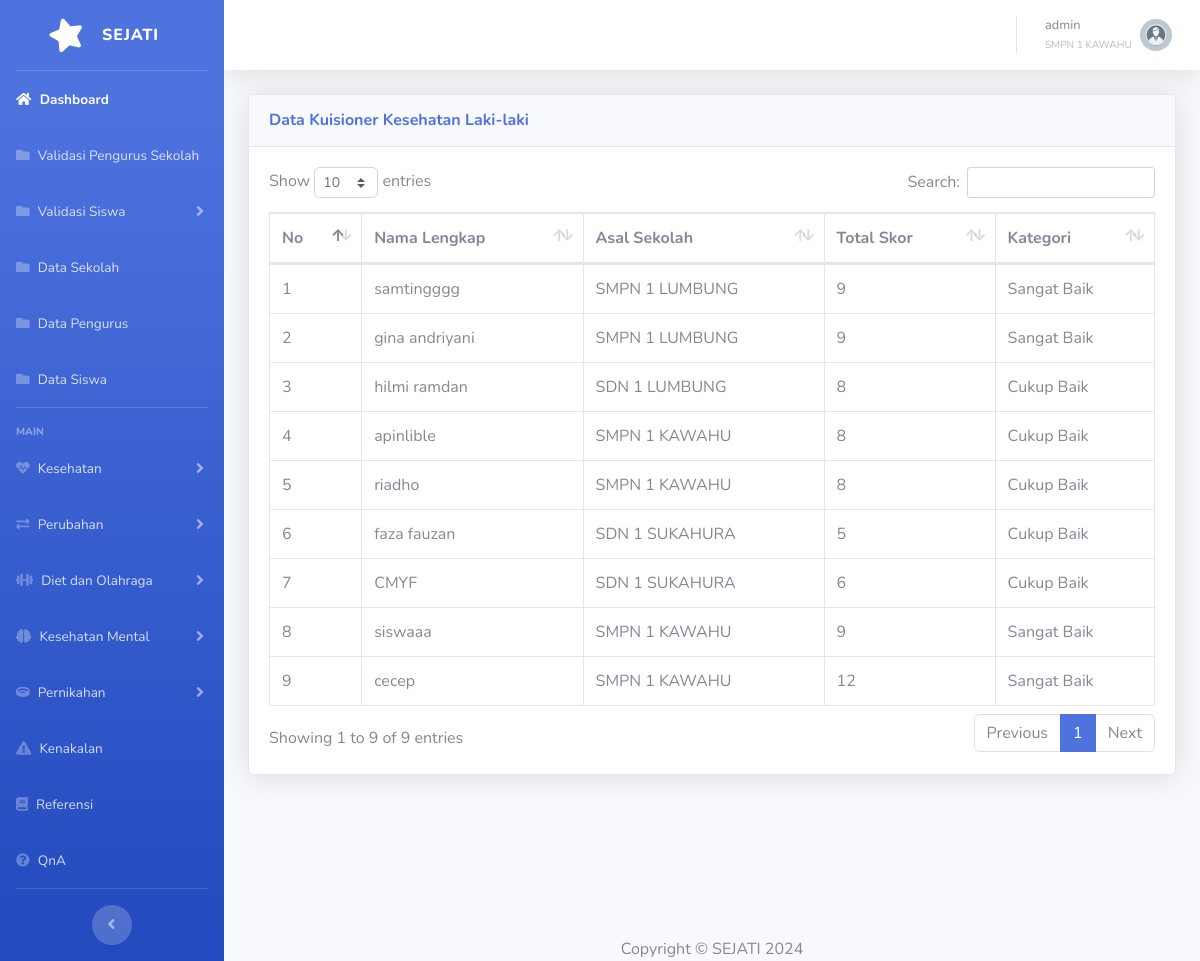
Page /datakesehatanlaki.php (signed in) on the committed database.
### tables this page shows
CREATE TABLE `tbsekolah` (
  `idsekolah` int(11) NOT NULL,
  `namasekolah` varchar(100) NOT NULL,
  `alamatsekolah` varchar(255) NOT NULL,
  `notelpsekolah` varchar(15) DEFAULT NULL,
  `kepalasekolah` varchar(50) NOT NULL,
  `namapjsekolah` varchar(50) NOT NULL,
  `notelpj` varchar(15) DEFAULT NULL
);

CREATE TABLE `kuisionerkesehatanlaki` (
  `idkuisioner` int(11) NOT NULL,
  `idusersiswa` int(11) DEFAULT NULL,
  `q1` int(11) DEFAULT NULL,
  `q2` int(11) DEFAULT NULL,
  `q3` int(11) DEFAULT NULL,
  `q4` int(11) DEFAULT NULL,
  `q5` int(11) DEFAULT NULL,
  `q6` int(11) DEFAULT NULL,
  `totalSkor` int(11) DEFAULT NULL,
  `kategori` varchar(50) DEFAULT NULL
);

CREATE TABLE `tbsiswa` (
  `idsiswa` int(11) NOT NULL,
  `namalengkapsiswa` varchar(255) NOT NULL,
  `nisn` varchar(20) NOT NULL,
  `nik` varchar(20) DEFAULT NULL,
  `tanggallahir` date DEFAULT NULL,
  `namapanggilan` varchar(100) DEFAULT NULL,
  `jeniskelamin` enum('laki-laki','perempuan') NOT NULL,
  `asalsekolah` int(11) DEFAULT NULL,
  `notelp` varchar(15) DEFAULT NULL,
  `alamat` text DEFAULT NULL
);

### datakesehatanlaki.php (the view)
<?php
include 'header.php';
$iduser = $_SESSION['iduser'];
$role = $_SESSION['role'];
if ($role == 'pengurus') {
    $queryAsalSekolah = "SELECT asalsekolah FROM tbuser WHERE iduser = '$iduser'";
    $resultAsalSekolah = mysqli_query($conn, $queryAsalSekolah);
    $rowAsalSekolah = mysqli_fetch_assoc($resultAsalSekolah);
    $asalsekolahPengurus = $rowAsalSekolah['asalsekolah'];
    $queryMental = "SELECT k.idkuisioner, s.namalengkapsiswa, k.totalSkor, k.kategori, sch.namasekolah
                    FROM kuisionerkesehatanlaki k
                    JOIN tbsiswa s ON k.idusersiswa = s.idsiswa
                    JOIN tbsekolah sch ON s.asalsekolah = sch.idsekolah
                    WHERE s.asalsekolah = '$asalsekolahPengurus' AND k.idkuisioner IN (
                        SELECT MAX(idkuisioner)
                        FROM kuisionerkesehatanlaki
                        GROUP BY idusersiswa
                    )
                    ORDER BY k.idkuisioner DESC";
} else if ($role == 'admin') {
    $queryMental = "SELECT k.idkuisioner, s.namalengkapsiswa, k.totalSkor, k.kategori, sch.namasekolah
                    FROM kuisionerkesehatanlaki k
                    JOIN tbsiswa s ON k.idusersiswa = s.idsiswa
                    JOIN tbsekolah sch ON s.asalsekolah = sch.idsekolah
                    WHERE k.idkuisioner IN (
                        SELECT MAX(idkuisioner)
                        FROM kuisionerkesehatanlaki
                        GROUP BY idusersiswa
                    )
                    ORDER BY k.idkuisioner DESC";
}
$resultMental = mysqli_query($conn, $queryMental);
?>
<?php include 'sidebar.php';?>
<?php include 'topbar.php';?>
<div class="container-fluid">
    <div class="card shadow mb-4">
        <div class="card-header py-3">
            <h6 class="m-0 font-weight-bold text-primary">Data Kuisioner Kesehatan Laki-laki</h6>
        </div>
        <div class="card-body">
            <div class="table-responsive">
                <table class="table table-bordered" id="dataTable" width="100%" cellspacing="0">
                    <thead>
                        <tr>
                            <th>No</th>
                            <th>Nama Lengkap</th>
                            <th>Asal Sekolah</th>
                            <th>Total Skor</th>
                            <th>Kategori</th>
                        </tr>
                    </thead>
                    <tbody>
                        <?php
                        if (mysqli_num_rows($resultMental) > 0) {
                            $no = 1;
                            while ($row = mysqli_fetch_assoc($resultMental)) {
                                echo "<tr>
                                        <td>{$no}</td>
                                        <td>{$row['namalengkapsiswa']}</td>
                                        <td>{$row['namasekolah']}</td>
                                        <td>{$row['totalSkor']}</td>
                                        <td>{$row['kategori']}</td>
                                    </tr>";
                                $no++;
                            }
                        } else {
                            echo "<tr>
                                    <td colspan='5' class='text-center'>Belum ada data yang dimasukkan</td>
                                </tr>";
                        }
                        ?>
                    </tbody>
                </table>
            </div>
        </div>
    </div>
</div>
<?php include 'footer.php';?>

### topbar.php (shortened to what this page needs)
<div id="content-wrapper" class="d-flex flex-column">
    <div id="content">
        <nav class="navbar navbar-expand navbar-light bg-white topbar mb-4 static-top shadow">
            <ul class="navbar-nav ml-auto">
                <li class="nav-item dropdown no-arrow">
                    <a class="nav-link dropdown-toggle" href="#" id="userDropdown" role="button"
                    data-toggle="dropdown" aria-haspopup="true" aria-expanded="false">
                        <span class="mr-2 d-none d-lg-inline text-gray-600 small">
                            <?php echo htmlspecialchars($username); ?><br>
                            <small class="text-gray-500"><?php echo htmlspecialchars($namasekolah); ?></small>
                        </span>
                        <?php
                        if ($role == 'admin') {
                            echo '<img class="img-profile rounded-circle" src="img/admin.webp">';
                        } elseif ($role == 'pengurus') {
                            echo '<img class="img-profile rounded-circle" src="img/pengurus.svg">';
                        } elseif ($role == 'siswa') {
                            echo '<img class="img-profile rounded-circle" src="img/siswa.webp">';
                        } else {
                            echo '<img class="img-profile rounded-circle" src="img/pengurus.svg">';
                        }
                        ?>
                    </a>
                </li>
            </ul>
        </nav>

### header.php (style rules this page uses)
.table-responsive { overflow-x: auto; }

### rows in the picture
tbsekolah: namasekolah "SMPN 1 KAWAHU"
kuisionerkesehatanlaki: tbsiswa.namalengkapsiswa "samtingggg", tbsekolah.namasekolah "SMPN 1 LUMBUNG", totalSkor "9", kategori "Sangat Baik"
kuisionerkesehatanlaki: tbsiswa.namalengkapsiswa "gina andriyani", tbsekolah.namasekolah "SMPN 1 LUMBUNG", totalSkor "9", kategori "Sangat Baik"
kuisionerkesehatanlaki: tbsiswa.namalengkapsiswa "hilmi ramdan", tbsekolah.namasekolah "SDN 1 LUMBUNG", totalSkor "8", kategori "Cukup Baik"
kuisionerkesehatanlaki: tbsiswa.namalengkapsiswa "apinlible", tbsekolah.namasekolah "SMPN 1 KAWAHU", totalSkor "8", kategori "Cukup Baik"
kuisionerkesehatanlaki: tbsiswa.namalengkapsiswa "riadho", tbsekolah.namasekolah "SMPN 1 KAWAHU", totalSkor "8", kategori "Cukup Baik"
kuisionerkesehatanlaki: tbsiswa.namalengkapsiswa "faza fauzan", tbsekolah.namasekolah "SDN 1 SUKAHURA", totalSkor "5", kategori "Cukup Baik"
kuisionerkesehatanlaki: tbsiswa.namalengkapsiswa "CMYF", tbsekolah.namasekolah "SDN 1 SUKAHURA", totalSkor "6", kategori "Cukup Baik"
kuisionerkesehatanlaki: tbsiswa.namalengkapsiswa "siswaaa", tbsekolah.namasekolah "SMPN 1 KAWAHU", totalSkor "9", kategori "Sangat Baik"
kuisionerkesehatanlaki: tbsiswa.namalengkapsiswa "cecep", tbsekolah.namasekolah "SMPN 1 KAWAHU", totalSkor "12", kategori "Sangat Baik"

### other values in the picture
$username "admin"
